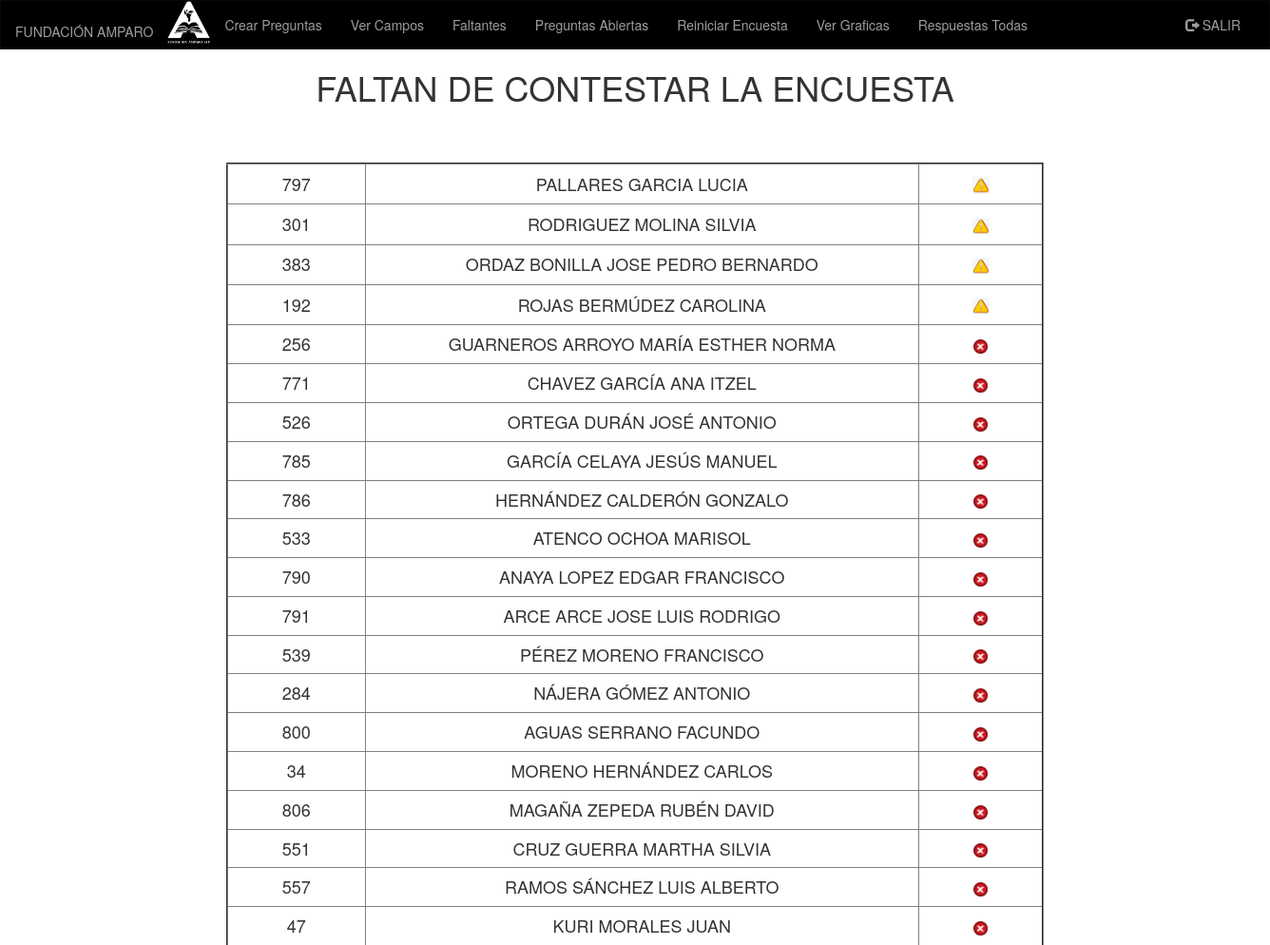
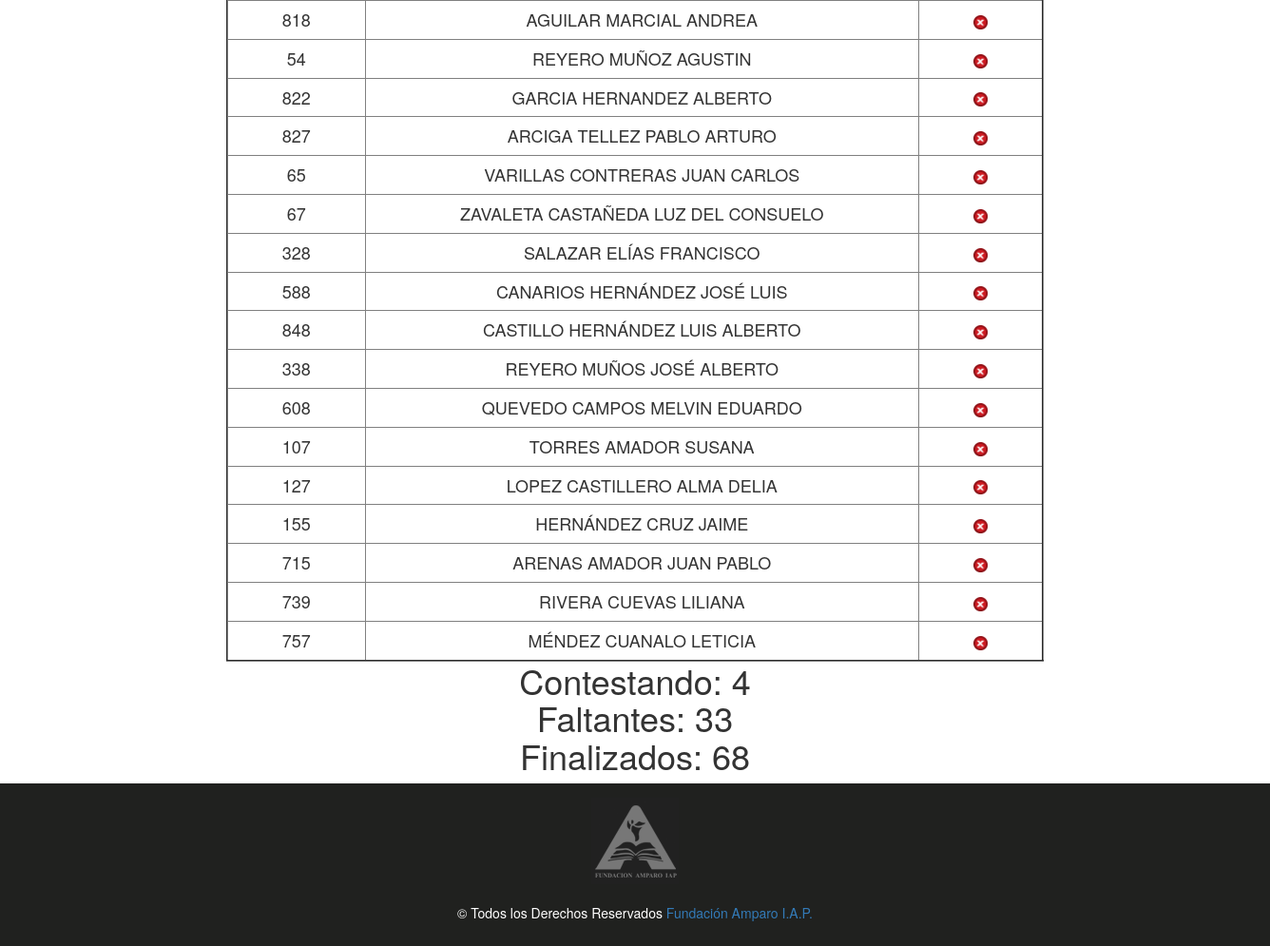
/administrador/faltantes.php (signed in), run on the app's committed database (2 pictures, top to bottom).
### tables this page shows
CREATE TABLE `empleados` (
  `id_empleado` int(11) NOT NULL,
  `nombre` varchar(40) NOT NULL,
  `puesto` varchar(200) NOT NULL,
  `contraseña` varchar(25) DEFAULT NULL,
  `ubicacion` varchar(40) DEFAULT NULL,
  `id_depto` int(11) DEFAULT NULL,
  `correo` varchar(200) DEFAULT NULL,
  `ID_departamento` varchar(80) NOT NULL,
  `ID_DEP` varchar(90) DEFAULT '0',
  `encuesta_terminada` int(11) DEFAULT '0',
  `id_jefe` int(11) DEFAULT NULL,
  `tipo` int(2) DEFAULT NULL,
  `id_coordinador` int(11) DEFAULT NULL
);

### administrador/BD.php (called while the page is built, shortened)
<?php
class BD
{
private $pdo;
public function __construct()
{
	$dbHost = 'localhost';
    $dbName = 'climalaboral';
    $dbUser = 'root';
    $dbPass = '';
		try {
		      $this->pdo = new PDO("mysql:host=$dbHost;dbname=$dbName;charset=utf8",
		                           $dbUser, $dbPass);
		      $this->pdo->setAttribute(PDO::ATTR_ERRMODE,PDO::ERRMODE_EXCEPTION);
		    } catch(Exception $e) {
		      echo $e->getMessage();
		    }
}
public function Contestados()
    {
      $sql = "Select count(*) AS cantidad FROM empleados where encuesta_terminada = 1";
      $query = $this->pdo->prepare($sql);
      $query->execute();
      $resultado = $query->fetch();
      return $resultado['cantidad'];
    }
public function Faltantes()
  {
    return $this->pdo->query("SELECT * FROM empleados WHERE encuesta_terminada = 0 OR encuesta_terminada = 2 order by encuesta_terminada desc");
  }
}
?>

### administrador/faltantes.php (the view, shortened to what this page needs)
<?php
require_once 'BD.php';
$BD = new BD();
if (isset($_SESSION['user2'])) {
?>
<!DOCTYPE html>
<html class="no-js">
  <head>
  <link rel="stylesheet" href="https://maxcdn.bootstrapcdn.com/bootstrap/3.3.7/css/bootstrap.min.css">
  </head>
  <body>
  <nav class="navbar navbar-inverse">
  <div class="container-fluid">
    <div class="navbar-header">
      <a class="navbar-brand" href="inicio.php"><h5>FUNDACIÓN AMPARO</h5></a><img src="img/amparo.png" width="45px" height="45px">
    </div>
    <div class="collapse navbar-collapse" id="myNavbar">
      <ul class="nav navbar-nav">
        <li><a href="crearEncuesta.php">Crear Preguntas</a></li>
        <li><a href="verCampos.php">Ver Campos</a></li>
        <li><a href="faltantes.php">Faltantes</a></li>
        <li><a href="preabierta.php">Preguntas Abiertas</a></li>
        <li><a href="reiniciar.php">Reiniciar  Encuesta</a></li>
        <li><a href="Bloques/index2.php">Ver Graficas</a></li>
        <li><a href="pdfAll.php">Respuestas Todas</a></li>
      </ul>
      <ul class="nav navbar-nav navbar-right">
        <li><a href="cerrar_sesion.php"><span class="glyphicon glyphicon-log-out"></span> SALIR</a></li>
      </ul>
    </div>
  </div>
</nav>
<body>
    <div class="container-fluid text-center">
    <div class="row content">
      <div class="col-sm-2 sidenav">
      </div>
      <div class="col-sm-8 text-center">
        <h1>FALTAN DE CONTESTAR LA ENCUESTA<h1>
        <?php
                  echo '<center><table border=2px> ';
            $con = 0;
            $con2 = 0;
            $faltan = $BD->Faltantes();
            $contestados = $BD->Contestados();
            foreach ($faltan as $row) {
                            echo'<tr >';
                            echo '<td width="10%" ALIGN="center">'.
                            '<h4>'.$row['id_empleado'].'</td><td width="40%" ALIGN="center"><h4>'.$row['nombre'].'<h4>'.'</td>';
                            if ($row['encuesta_terminada'] == 0) {
                              $con2++;
                              echo '<td width="9%" ALIGN="center">'.
                            '<h4>'.'<img src="rechazo.png" alt=15px height=15px>'.'<h4>'.'</td>'.'&nbsp;&nbsp;&nbsp;';
                            }
                            else{
                                $con++;
                              echo '<td width="9%" ALIGN="center">'.
                            '<h4>'.'<img src="advertencia.jpg" alt=18px height=18px>'.'<h4>'.'</td>'.'&nbsp;&nbsp;&nbsp;';
                            }
                            echo "</tr>";
               }
               echo "</table></center>";
               echo "Contestando: ".$con."<br>";
               echo "Faltantes: ".$con2."<br>";
               echo "Finalizados: ".$contestados;
        ?>
      </div>
      <div class="col-sm-2 sidenav">
      </div>
    </div>
  </div>
<footer class="container-fluid text-center">
  <img src="img/logo_fa.png"><br><br>
  <p>© Todos los Derechos Reservados <a href="http://www.fundacionamparo.com" target="_blank">Fundación Amparo I.A.P.</a></p>
</footer>
</body>
</html>
<?php
}else{
    header("Location: index.html");
}
?>

### administrador/faltantes.php (style rules this page uses)
.navbar { margin-bottom: 0; border-radius: 0; background-color: black; }
.row.content { height: 450px }
.sidenav { padding-top: 20px; background-color: white; height: 100%; }
footer { background-color: #20211F; color: white; padding: 15px; }

### data on the page
empleados: id_empleado "797", nombre "PALLARES GARCIA LUCIA"
empleados: id_empleado "301", nombre "RODRIGUEZ MOLINA SILVIA"
empleados: id_empleado "383", nombre "ORDAZ BONILLA JOSE PEDRO BERNARDO"
empleados: id_empleado "192", nombre "ROJAS BERMÚDEZ CAROLINA"
empleados: id_empleado "256", nombre "GUARNEROS ARROYO MARÍA ESTHER NORMA", encuesta_terminada 0 (drawn)
empleados: id_empleado "771", nombre "CHAVEZ GARCÍA ANA ITZEL", encuesta_terminada 0 (drawn)
empleados: id_empleado "526", nombre "ORTEGA DURÁN JOSÉ ANTONIO", encuesta_terminada 0 (drawn)
empleados: id_empleado "785", nombre "GARCÍA CELAYA JESÚS MANUEL", encuesta_terminada 0 (drawn)
empleados: id_empleado "786", nombre "HERNÁNDEZ CALDERÓN GONZALO", encuesta_terminada 0 (drawn)
empleados: id_empleado "533", nombre "ATENCO OCHOA MARISOL", encuesta_terminada 0 (drawn)
empleados: id_empleado "790", nombre "ANAYA LOPEZ EDGAR FRANCISCO", encuesta_terminada 0 (drawn)
empleados: id_empleado "791", nombre "ARCE ARCE JOSE LUIS RODRIGO", encuesta_terminada 0 (drawn)
empleados: id_empleado "539", nombre "PÉREZ MORENO FRANCISCO", encuesta_terminada 0 (drawn)
empleados: id_empleado "284", nombre "NÁJERA GÓMEZ ANTONIO", encuesta_terminada 0 (drawn)
empleados: id_empleado "800", nombre "AGUAS SERRANO FACUNDO", encuesta_terminada 0 (drawn)
empleados: id_empleado "34", nombre "MORENO HERNÁNDEZ CARLOS", encuesta_terminada 0 (drawn)
empleados: id_empleado "806", nombre "MAGAÑA ZEPEDA RUBÉN DAVID", encuesta_terminada 0 (drawn)
empleados: id_empleado "551", nombre "CRUZ GUERRA MARTHA SILVIA", encuesta_terminada 0 (drawn)
empleados: id_empleado "557", nombre "RAMOS SÁNCHEZ LUIS ALBERTO", encuesta_terminada 0 (drawn)
empleados: id_empleado "47", nombre "KURI MORALES JUAN", encuesta_terminada 0 (drawn)
empleados: id_empleado "818", nombre "AGUILAR MARCIAL ANDREA", encuesta_terminada 0 (drawn)
empleados: id_empleado "54", nombre "REYERO MUÑOZ AGUSTIN", encuesta_terminada 0 (drawn)
empleados: id_empleado "822", nombre "GARCIA HERNANDEZ ALBERTO", encuesta_terminada 0 (drawn)
empleados: id_empleado "827", nombre "ARCIGA TELLEZ PABLO ARTURO", encuesta_terminada 0 (drawn)
empleados: id_empleado "65", nombre "VARILLAS CONTRERAS JUAN CARLOS", encuesta_terminada 0 (drawn)
empleados: id_empleado "67", nombre "ZAVALETA CASTAÑEDA LUZ DEL CONSUELO", encuesta_terminada 0 (drawn)
empleados: id_empleado "328", nombre "SALAZAR ELÍAS FRANCISCO", encuesta_terminada 0 (drawn)
empleados: id_empleado "588", nombre "CANARIOS HERNÁNDEZ JOSÉ LUIS", encuesta_terminada 0 (drawn)
empleados: id_empleado "848", nombre "CASTILLO HERNÁNDEZ LUIS ALBERTO", encuesta_terminada 0 (drawn)
empleados: id_empleado "338", nombre "REYERO MUÑOS JOSÉ ALBERTO", encuesta_terminada 0 (drawn)
empleados: id_empleado "608", nombre "QUEVEDO CAMPOS MELVIN EDUARDO", encuesta_terminada 0 (drawn)
empleados: id_empleado "107", nombre "TORRES AMADOR SUSANA", encuesta_terminada 0 (drawn)
empleados: id_empleado "127", nombre "LOPEZ CASTILLERO ALMA DELIA", encuesta_terminada 0 (drawn)
empleados: id_empleado "155", nombre "HERNÁNDEZ CRUZ JAIME", encuesta_terminada 0 (drawn)
empleados: id_empleado "715", nombre "ARENAS AMADOR JUAN PABLO", encuesta_terminada 0 (drawn)
empleados: id_empleado "739", nombre "RIVERA CUEVAS LILIANA", encuesta_terminada 0 (drawn)
empleados: id_empleado "757", nombre "MÉNDEZ CUANALO LETICIA", encuesta_terminada 0 (drawn)

### other printed values
$con "4"
$con2 "33"
$contestados "68"
